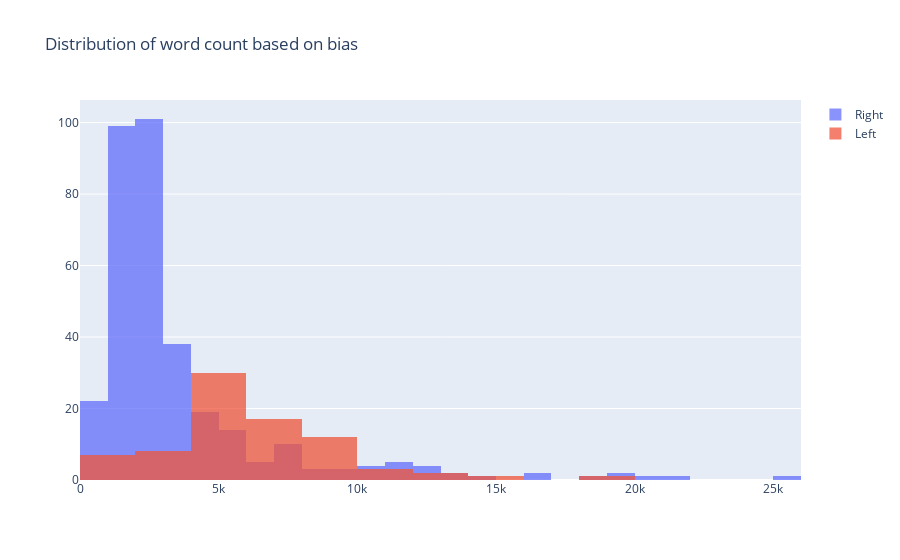

This figure's notebook cell:
### Code cell
x1 = df.loc[df['Bias_num'] == 1, 'word_count']
x0 = df.loc[df['Bias_num'] == 0, 'word_count']

trace1 = go.Histogram(
    x=x0, name='Right',
    opacity=0.75
)
trace2 = go.Histogram(
    x=x1, name = 'Left',
    opacity=0.75
)

data = [trace1, trace2]
layout = go.Layout(barmode='overlay', title='Distribution of word count based on bias')
fig = go.Figure(data=data, layout=layout)
fig.show()

### Figure 1 — Plotly figure (JSON) as saved in the notebook; plotly's stock layout.template omitted (floating-point values rounded to 4 significant figures; data arrays with more than 128 entries replaced by an {"elided": "..."} marker saying what was removed)
{"data": [{"name": "Right", "opacity": 0.75, "type": "histogram", "x": {"elided": "338 int values"}}, {"name": "Left", "opacity": 0.75, "type": "histogram", "x": [1575, 5508, 3119, 6049, 5182, 4841, 4186, 5325, 5859, 4707, 3037, 6494, 5715, 7308, 8153, 11856, 2035, 1216, 2335, 19462, 2235, 3864, 9915, 9350, 8971, 6963, 6158, 5279, 8008, 7126, 7433, 5158, 4425, 4313, 6229, 8077, 4201, 5816, 5130, 3608, 7360, 5991, 8596, 8543, 5770, 4080, 5777, 6932, 6517, 7486, 6385, 6078, 5990, 5368, 4022, 6297, 4105, 5897, 5237, 4010, 10359, 4964, 4968, 6022, 1344, 13764, 12581, 9229, 4760, 15777, 888, 1705, 1758, 8739, 4079, 10004, 9297, 773, 8768, 7990, 2146]}], "layout": {"barmode": "overlay", "title": {"text": "Distribution of word count based on bias"}}}
